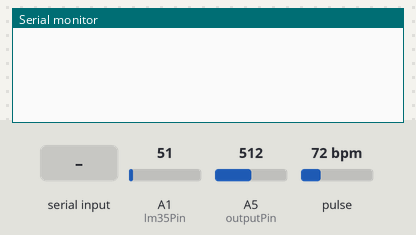
Recording of a sketch running on a simulated Arduino Uno, built with avr-gcc and run on an emulated ATmega328P. On the bench: the last lines printed to the serial monitor. Inputs (shaded band) come from the test bench; at power-on: pulse 72 bpm, A1 (lm35Pin) = 51, A5 (outputPin) = 512.

Above: at 1.2 s.
1.3 s: pulse set to 42 bpm
At 1.9 s:
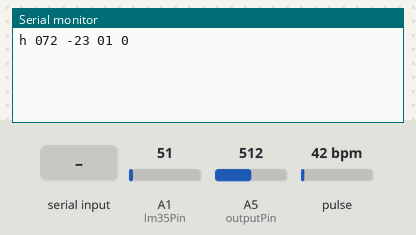
5.1 s: A1 (lm35Pin) set to 71
At 6.4 s:
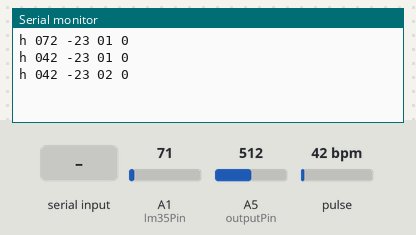
6.6 s: A5 (outputPin) set to 550
8.1 s: "2" received over Serial
At 9.0 s:
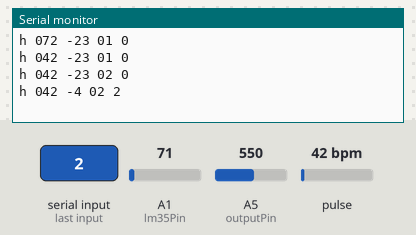
9.6 s: "1" received over Serial
At 11.0 s:
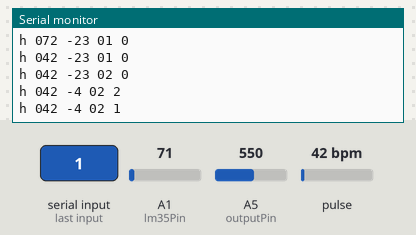
11.1 s: pulse set to 70 bpm
At 12.8 s:
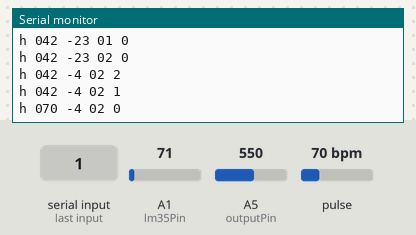
Timing chart, 0 to 13.6 s (numbered marks = the images above; inputs shaded):
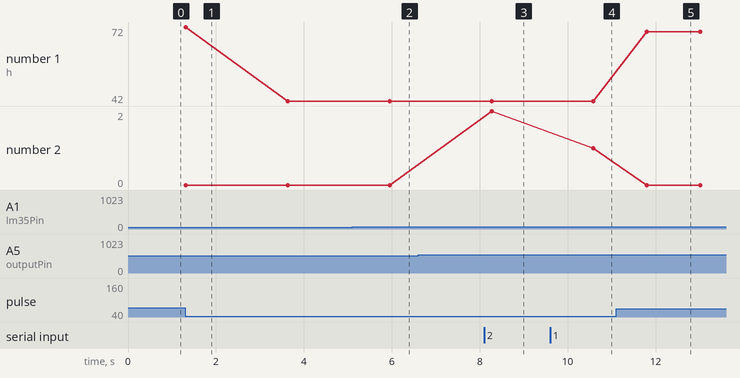

Measured:
- after the input at 5.1 s, the serial monitor: prints a new line after 0.85 s (image 2)
- after the input at 8.1 s, the serial monitor: prints a new line after 0.17 s (image 3)
- after the input at 9.6 s, the serial monitor: prints a new line after 0.98 s (image 4)
- after the input at 11.1 s, the serial monitor: prints a new line after 0.70 s (image 5)
- plotted number 1: 42 → 70 after the input at 11.1 s
- plotted number 2: 2 → 1 after the input at 9.6 s

The sketch:

nabiz_ates_coordinator.ino
```cpp
//xbee conf
#include <SoftwareSerial.h>
#define xBeeRxPin 7
#define xBeeTxPin 6
SoftwareSerial xBeeSerial(xBeeRxPin, xBeeTxPin);
char val;

//nabiz
#define USE_ARDUINO_INTERRUPTS true
#include "PulseSensorPlayground.h"
const int pulse = A0;
int esik_degeri = 540;
PulseSensorPlayground pulseSensor;
String nabiz_str="";

//sicaklik
//LM335
int outputPin= 5;
int cel=0;
String dht11_str="";
//LM35
int lm35Pin = A1;
int okunan_deger = 0;
int lm35 = 0;
String lm35_str="";
char alarm_kod='0';


int k=0;
void setup() {
  // put your setup code here, to run once:

  xBeeSerial.begin(9600);
  Serial.begin(9600);

  //nabiz
  pulseSensor.analogInput(pulse);
  pulseSensor.setThreshold(esik_degeri);
  pulseSensor.begin();
}

void loop() {

  // put your main code here, to run repeatedly:
  int rawvoltage= analogRead(outputPin);
  float millivolts= (rawvoltage/1024.0) * 5000;

  float kelvin= (millivolts/10);
  float celsius= kelvin - 273.15;
  cel = (int)celsius;

  okunan_deger = analogRead(lm35Pin);
  lm35 = (okunan_deger / 1023.0)*30;

  int nabiz = pulseSensor.getBeatsPerMinute();
  delay(100);
  if (pulseSensor.sawStartOfBeat()) {
   if(nabiz<100){
     nabiz_str="0" + String(nabiz);
   }
   else{
    nabiz_str=String(nabiz);
   }

   if(lm35<10){
    lm35_str = "0"+String(lm35);
   }
   else{
    lm35_str = String(lm35);
   }
   //                                                  değiştir!!!
   String message = "h "+nabiz_str+" "+String(cel)+" "+lm35_str;
   //String message = "h "+nabiz_str+" "+String(cel);
  alarm_kod=Serial.read();
   if(alarm_kod=='2')
   {
    message+=" 2";
   }
   else if(alarm_kod=='1'){
    message+=" 1";
   }
   else{
    message+=" 0";
   }

   char Buf[14];
   message.toCharArray(Buf, 14);
   xBeeSerial.write(Buf, 14);
   delay(100);
   Serial.println(message);
  }
  delay(1000);
}
```
